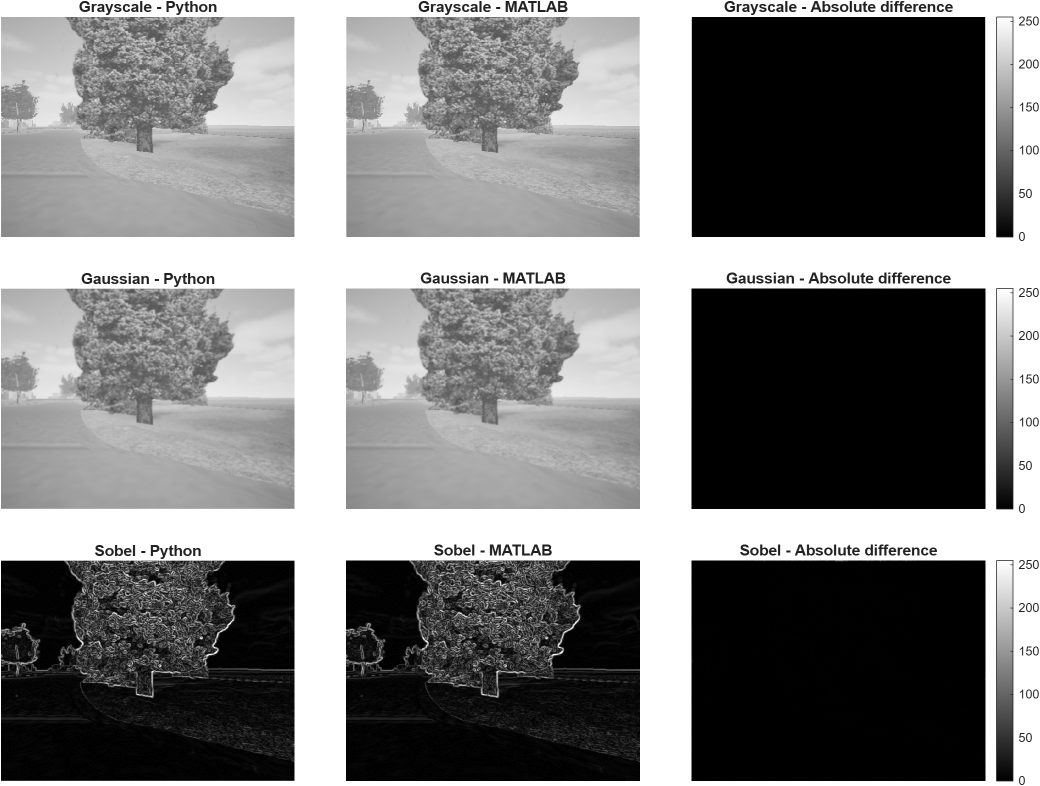
%> input picture tests/Task_18_Final_Research/01_Graphs/task18_12_matlab_python_comparison.png, 2080 x 1572 px, given in place of frame_000_gaussian.png, which was not available (shown at 1/2 size)
$ octave task18_16_integer_sobel_approximation.m   (GNU Octave 9; MATLAB toolbox functions it lacks are replaced by stand-ins)
%> lines starting %> are read from the running program, lines starting %| are printed output that depends on the picture

%% TASK 18.16 - INTEGER SOBEL MAGNITUDE APPROXIMATION
clear; clc; close all;

base = "E:\GEMSTAR_Project\sensor-health-monitor\tests\Task_18_Final_Research";

inputDir = fullfile(base,"08_Extracted_Images","MATLAB_Processed");
outDir = fullfile(base,"08_Extracted_Images","MATLAB_FixedPoint");
csvDir = fullfile(base,"02_CSV_Data");
graphDir = fullfile(base,"01_Graphs");

if ~isfolder(outDir)
    mkdir(outDir);
end

frames = [0 50 100 150 200 250 300 350 400 423 424 450];
N = numel(frames);

MAE = zeros(N,1);
RMSE = zeros(N,1);
MaxError = zeros(N,1);
ExactMatchPercent = zeros(N,1);
ApproxSaturationPercent = zeros(N,1);

Kx = int32([-1 0 1; -2 0 2; -1 0 1]);
Ky = int32([-1 -2 -1; 0 0 0; 1 2 1]);

for k = 1:N

    f = frames(k);
    I = int32(imread(fullfile(inputDir, ...
        sprintf("frame_%03d_gaussian.png",f))));
%> I: size 1572x2080x3 int32; min 0, max 255, mean 125.7; mean of the top-left, top-right, bottom-left and bottom-right quarters 184.6, 114.5, 114.3, 89.2

    P = padarray(I,[1 1],"replicate","both");

    Gx = zeros(size(I),"int32");
    Gy = zeros(size(I),"int32");

    for row = 1:3
        for col = 1:3
            region = P(row:row+size(I,1)-1, ...
                       col:col+size(I,2)-1);

            Gx = Gx + Kx(row,col)*region;
            Gy = Gy + Ky(row,col)*region;
        end
    end
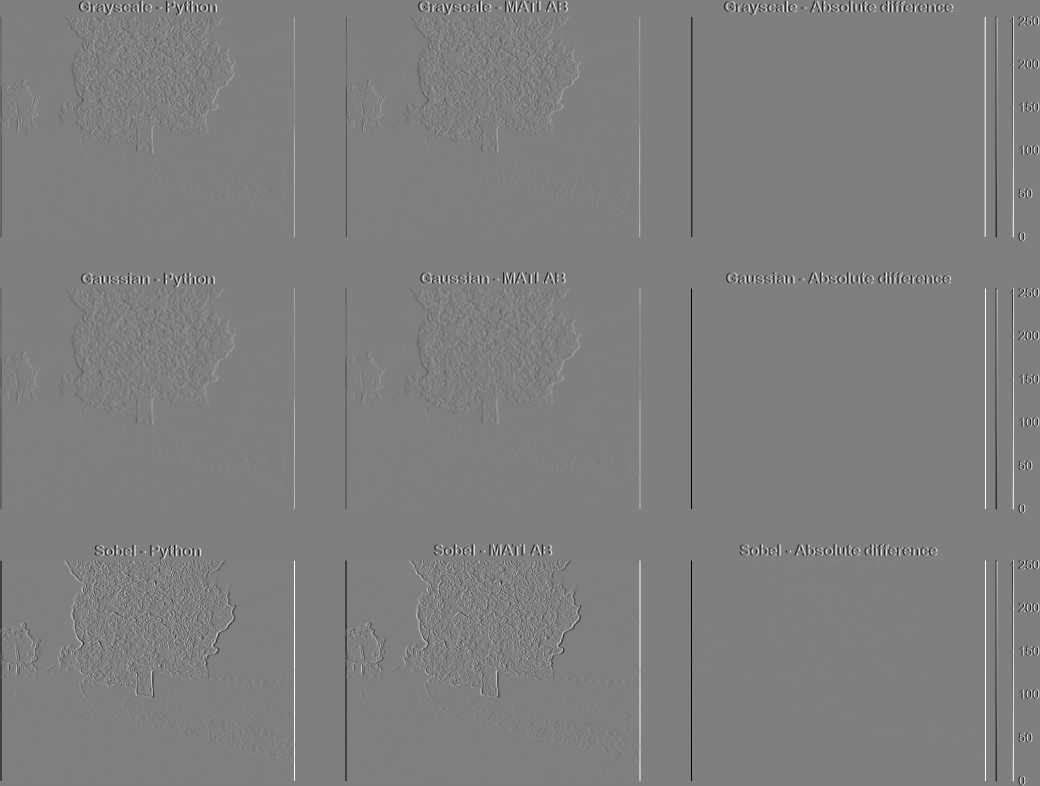
%> Gx: size 1572x2080x3 int32 (shown at 1/2 size); min -1020, max 1020, mean 0; drawn with min black and max white
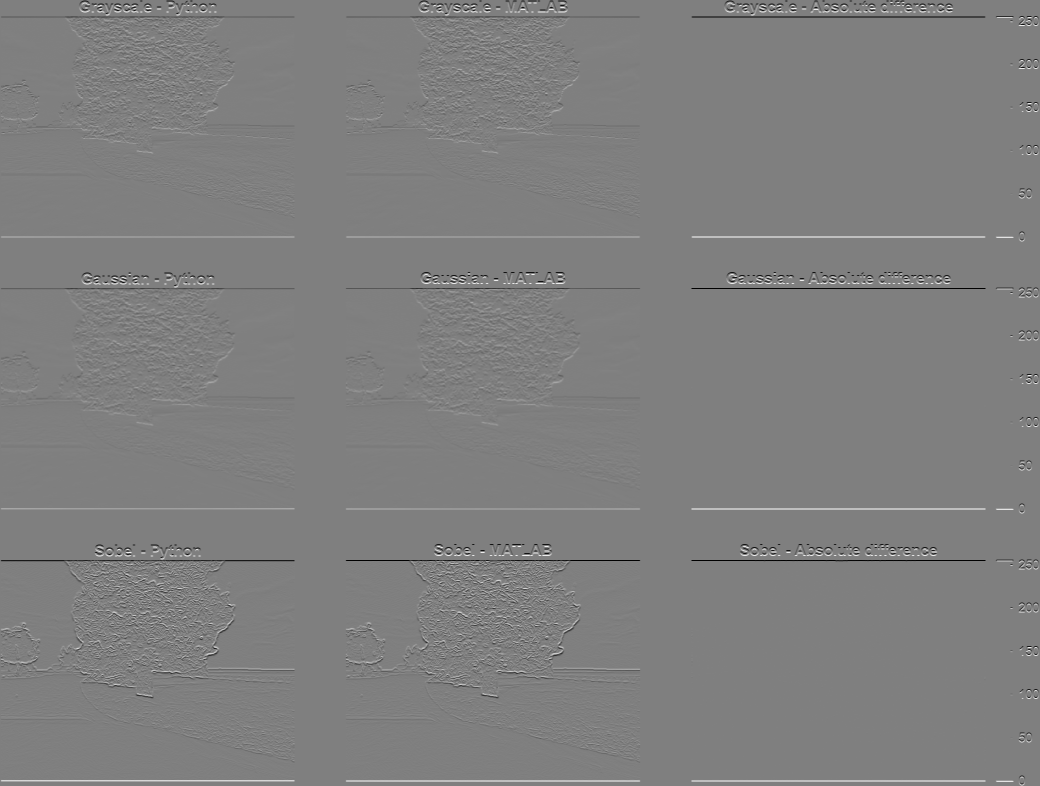
%> Gy: size 1572x2080x3 int32 (shown at 1/2 size); min -1020, max 1020, mean 0; mean of the top-left, top-right, bottom-left and bottom-right quarters -0.8, -1.6, 0.8, 1.6; drawn with min black and max white

    % Floating-point magnitude reference
    reference = uint8(min(255, ...
        round(hypot(double(Gx),double(Gy)))));

    % Integer-only L1 magnitude approximation
    approxWide = abs(Gx) + abs(Gy);
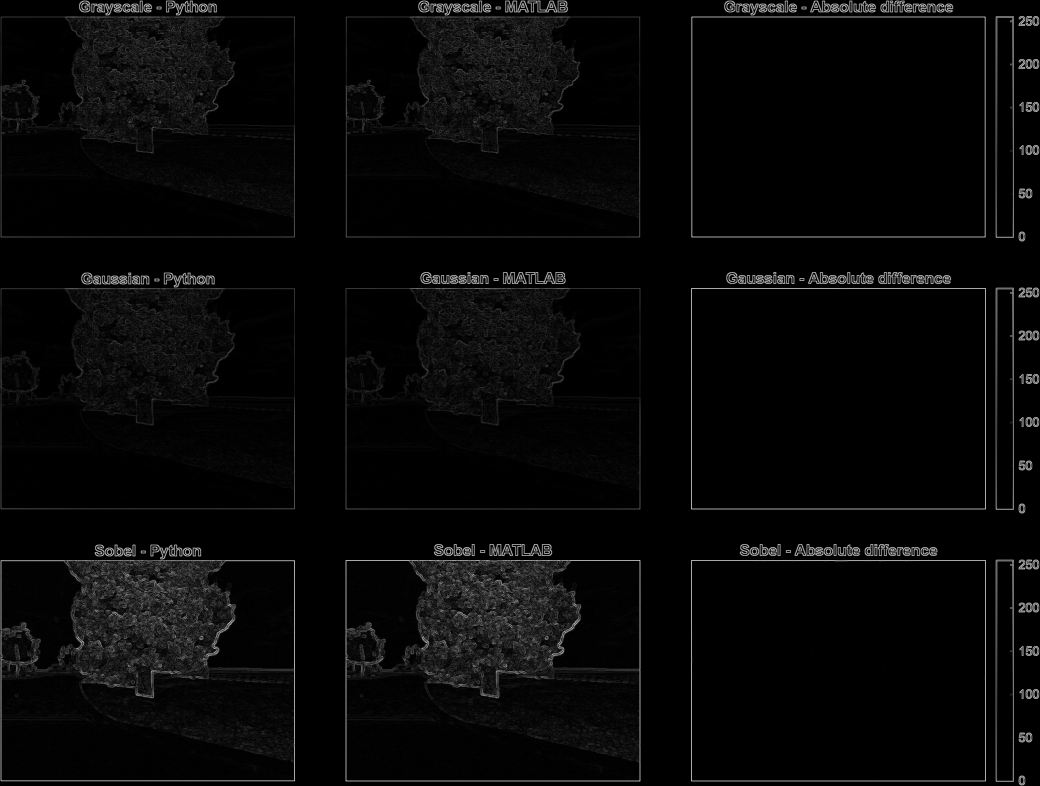
%> approxWide: size 1572x2080x3 int32 (shown at 1/2 size); min 0, max 1530, mean 47.7; drawn with min black and max white
    approximation = uint8(min(int32(255),approxWide));
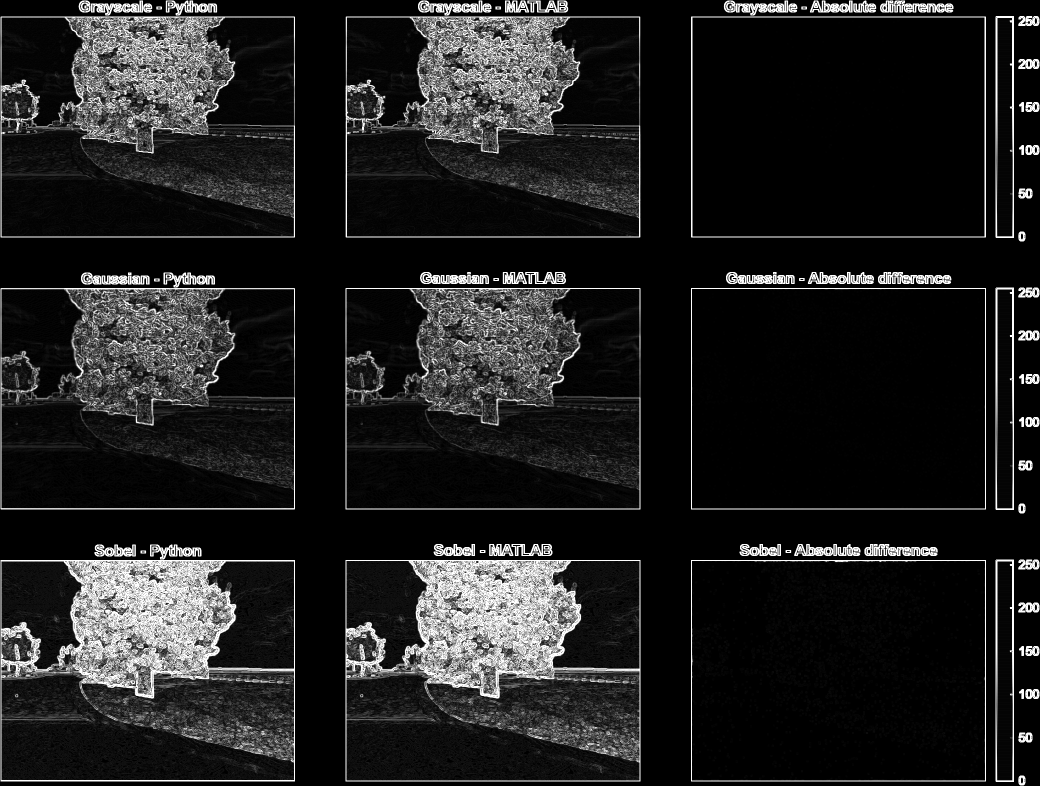
%> approximation: size 1572x2080x3 uint8 (shown at 1/2 size); min 0, max 255, mean 31.8

    D = double(reference)-double(approximation);
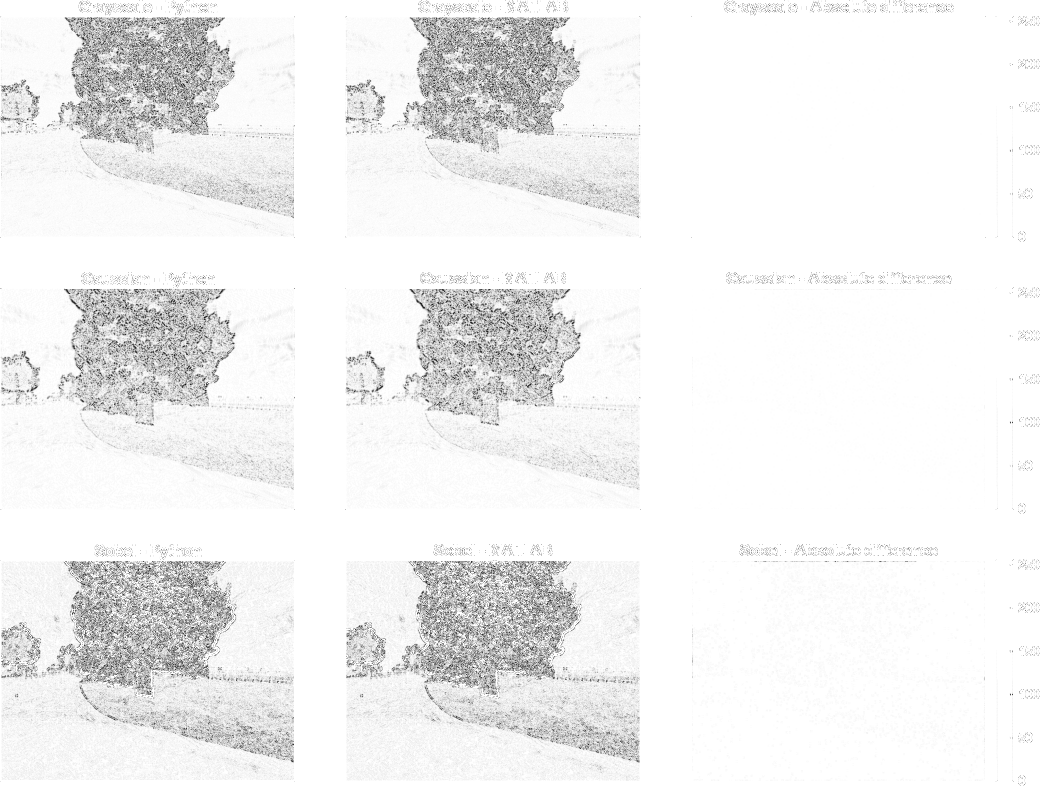
%> D: size 1572x2080x3 double (shown at 1/2 size); min -74, max 0, mean -4.04; drawn with min black and max white

    MAE(k) = mean(abs(D(:)));
    RMSE(k) = sqrt(mean(D(:).^2));
    MaxError(k) = max(abs(D(:)));
    ExactMatchPercent(k) = 100*mean(D(:)==0);

    ApproxSaturationPercent(k) = ...
        100*mean(approxWide(:)>255);

    imwrite(approximation,fullfile(outDir, ...
        sprintf("frame_%03d_sobel_L1.png",f)));

    fprintf("Frame %3d | MAE %.4f | Exact %.2f%%\n", ...
        f,MAE(k),ExactMatchPercent(k));
%| Frame   0 | MAE 4.0437 | Exact 59.17%
end
%> pass 2 of the loop `for k = 1:N`:
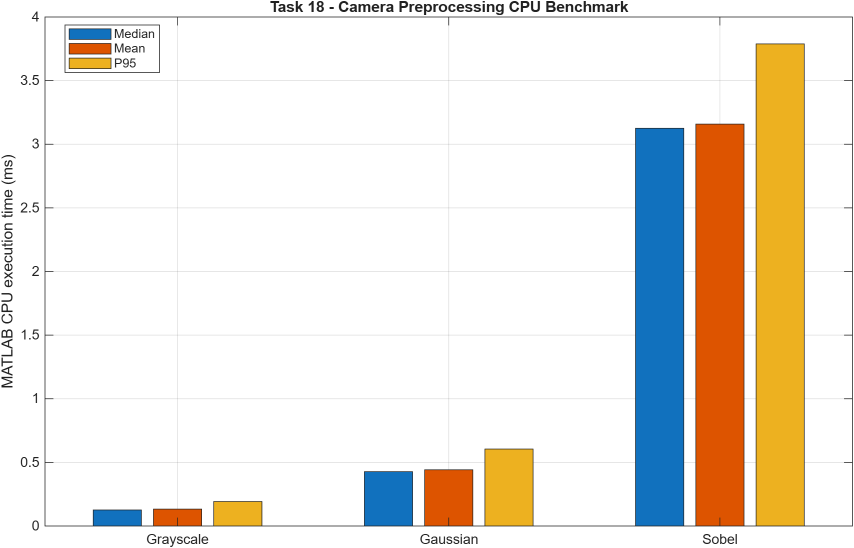
%> input picture tests/Task_18_Final_Research/01_Graphs/task18_14_matlab_preprocessing_latency.png, 1708 x 1096 px, given in place of frame_050_gaussian.png, which was not available (shown at 1/2 size)
%> I: size 1096x1708x3 int32
%> P: size 1098x1710x3 int32
%> after the loop `for row = 1:3`:
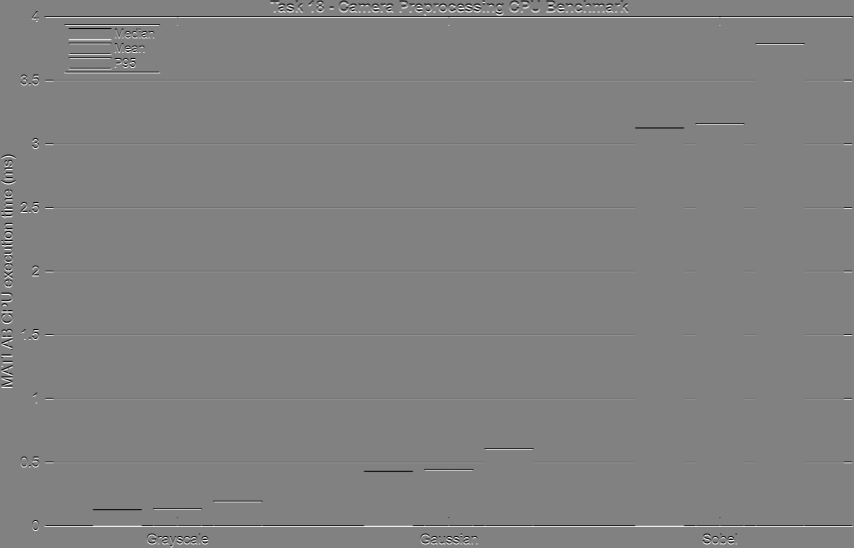
%> Gy: size 1096x1708x3 int32 (shown at 1/2 size); min -928, max 904, mean 0; drawn with min black and max white
%> reference: size 1096x1708x3 uint8
%> approxWide: size 1096x1708x3 int32
%> approximation: size 1096x1708x3 uint8
%> `D = double(reference)-double(approximation);`:
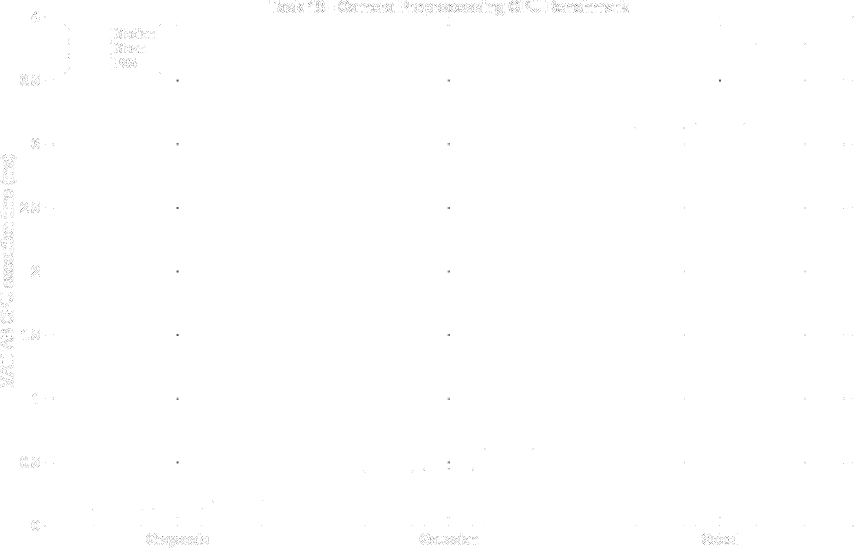
%> D: size 1096x1708x3 double (shown at 1/2 size); min -74, max 0, mean -0.104; drawn with min black and max white
%| Frame  50 | MAE 0.1037 | Exact 99.59%
%> (the run ends here)
